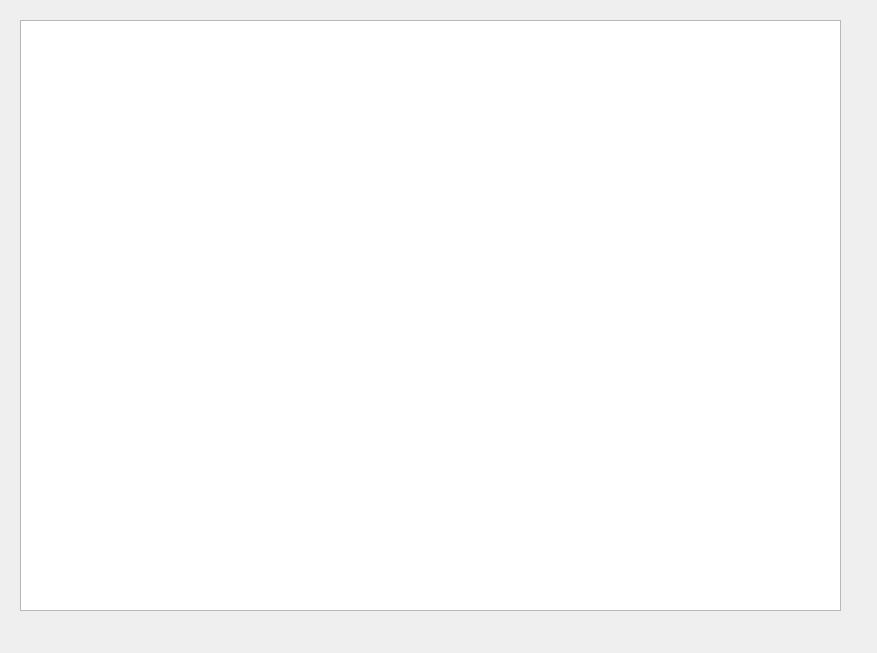
<?xml version="1.0" encoding="UTF-8"?>
<ui version="4.0">
 <class>Dialog</class>
 <widget class="QDialog" name="Dialog">
  <property name="geometry">
   <rect>
    <x>0</x>
    <y>0</y>
    <width>877</width>
    <height>653</height>
   </rect>
  </property>
  <property name="windowTitle">
   <string>Dialog</string>
  </property>
  <widget class="QListView" name="Lv">
   <property name="geometry">
    <rect>
     <x>20</x>
     <y>20</y>
     <width>821</width>
     <height>591</height>
    </rect>
   </property>
  </widget>
 </widget>
 <resources/>
 <connections/>
</ui>
